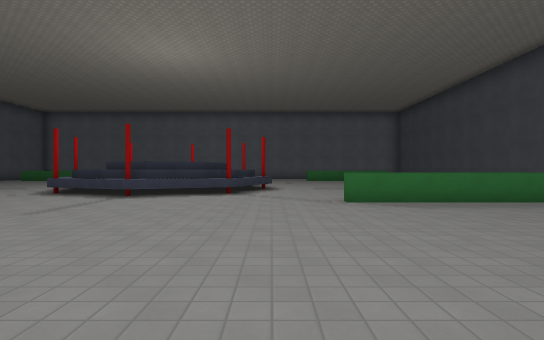
View 1 (above)

18 first-person views from a walk through a level from a Godot 3-D game. The camera is 1.3 m above the floor, looks level and sees 80° across. The floor is counted in squares, 2.4 m on a side. Each view is taken from the middle of a square. On the plan, view 1 faces up. The plan holds only what a view shows up to about 9 squares ahead; the rest is blank. Surface patterns are stand-ins for the level's own textures.

View 2
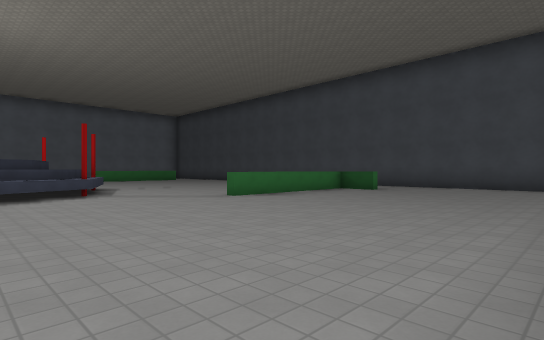

View 3
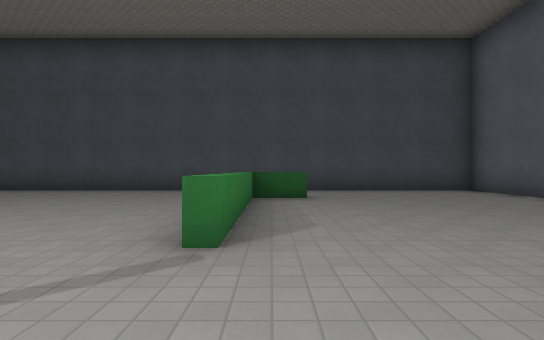

View 4
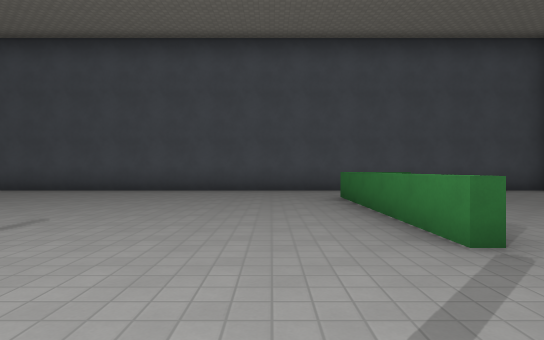

View 5
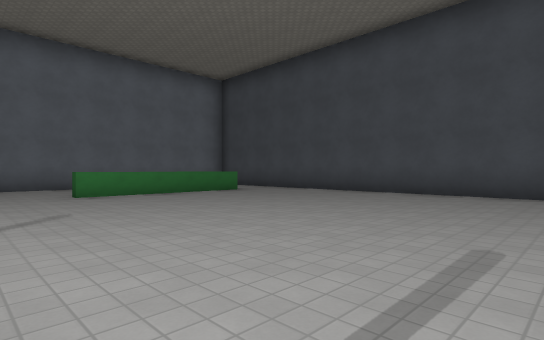

View 6
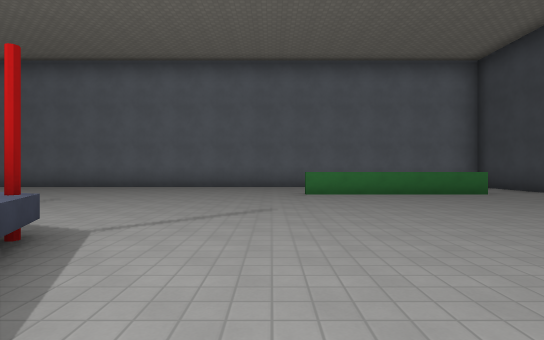

View 7
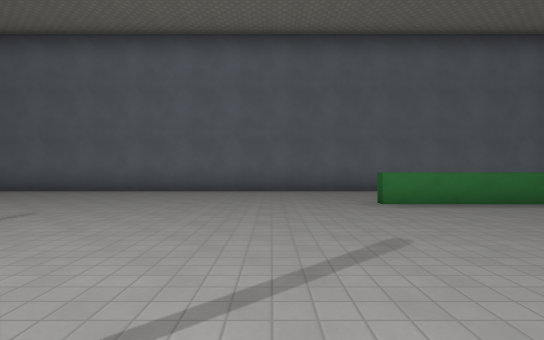

View 8
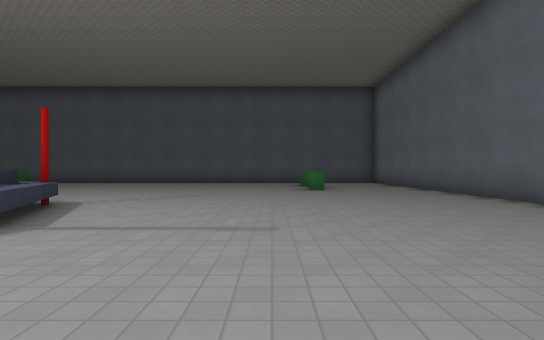

View 9
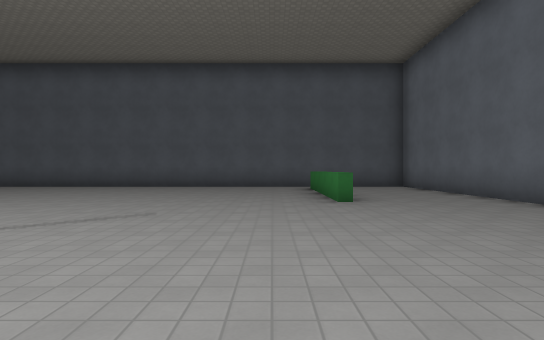

View 10
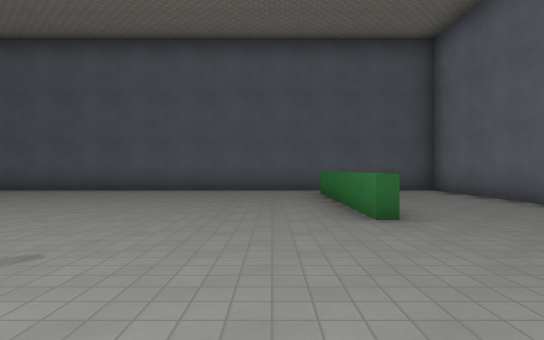

View 11
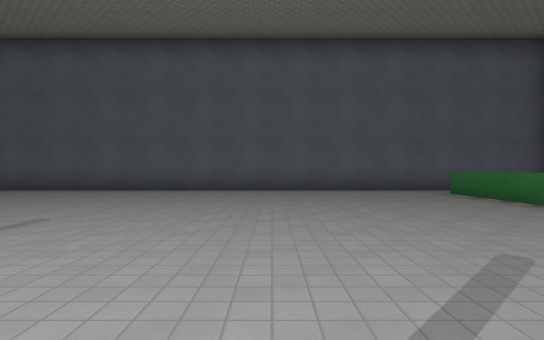

View 12
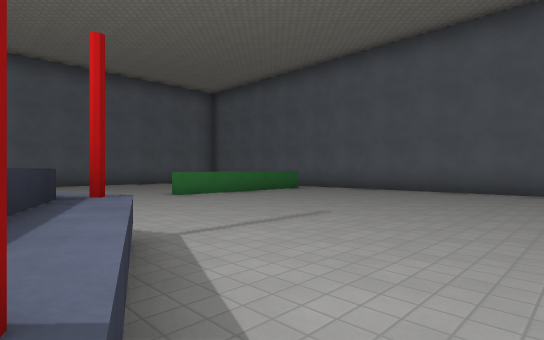

View 13
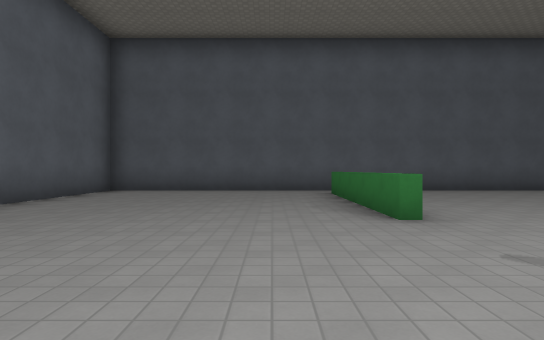

View 14
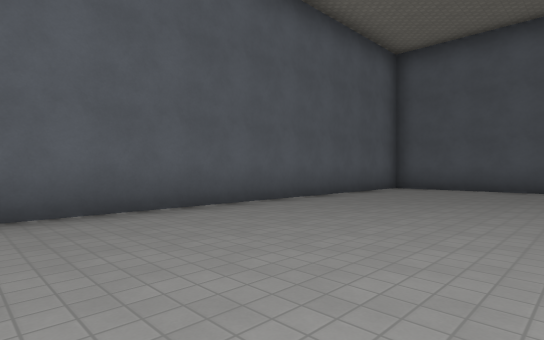

View 15
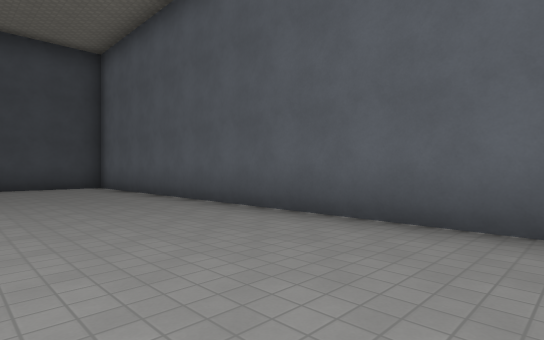

View 16
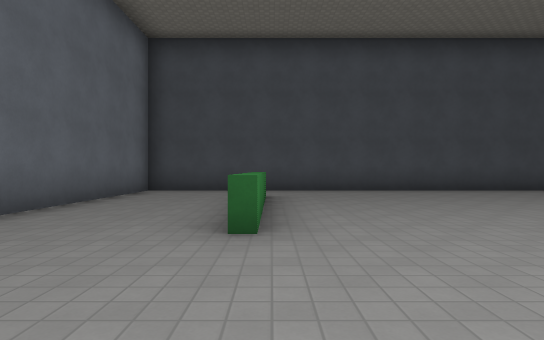

View 17
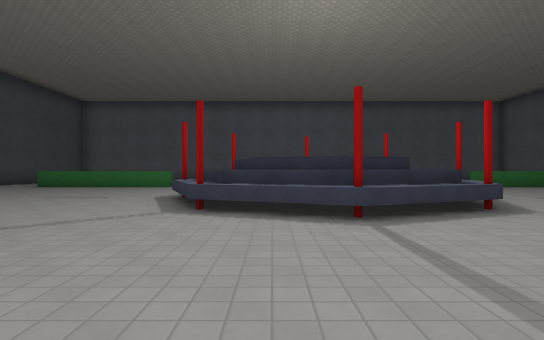

View 18
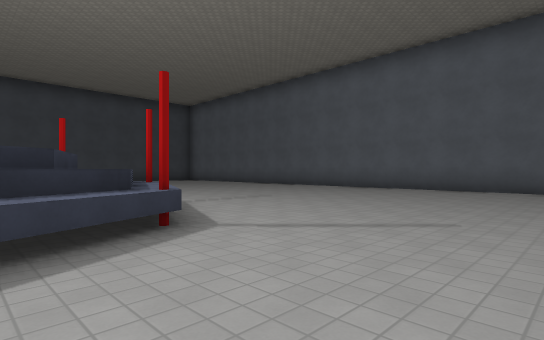

### Floor plan
Key: @ floor where view 1 was taken; # wall or solid block; . floor; ^ raised ledge.
Columns run from 14 left of view 1 to 8 right of it. Each row starts with its distance up from view 1.
 20 #######################
 19 #.....................#
 18 #.....................#
 17 #.....................#
 16 #.^^^^..........^^^^..#
 15 #.....................#
 14 #.....................#
 13 #.....................#
 12 #.........^#^.........#
 11 #........^^^^^........#
 10 #........^  ^^^.......#
  9 #.......^^^ ^^........#
  8 #........^^^^^........#
  7 #.........^#^.........#
  6 #.....................#
  5 #..................^..#
  4 #.....................#
  3 #.....................#
  2 #.....................#
  1 #.....................#
  0 #.............@.......#
 -1 #######################

Where each view was taken, in squares from view 1:
view 1: 0 up, 0 right, facing up
view 2: 0 up, 3 left, facing up-right
view 3: 5 up, 1 left, facing right
view 4: 7 up, 1 left, facing right
view 5: 9 up, 0 right, facing up-right
view 6: 9 up, 1 right, facing up
view 7: 11 up, 0 right, facing up
view 8: 15 up, 0 right, facing left
view 9: 15 up, 3 left, facing left
view 10: 15 up, 5 left, facing left
view 11: 12 up, 5 left, facing left
view 12: 12 up, 5 left, facing down-left
view 13: 4 up, 5 left, facing left
view 14: 4 up, 4 left, facing down-left
view 15: 3 up, 3 left, facing down-right
view 16: 16 up, 1 left, facing right
view 17: 16 up, 2 left, facing down
view 18: 9 up, 8 left, facing down-right
